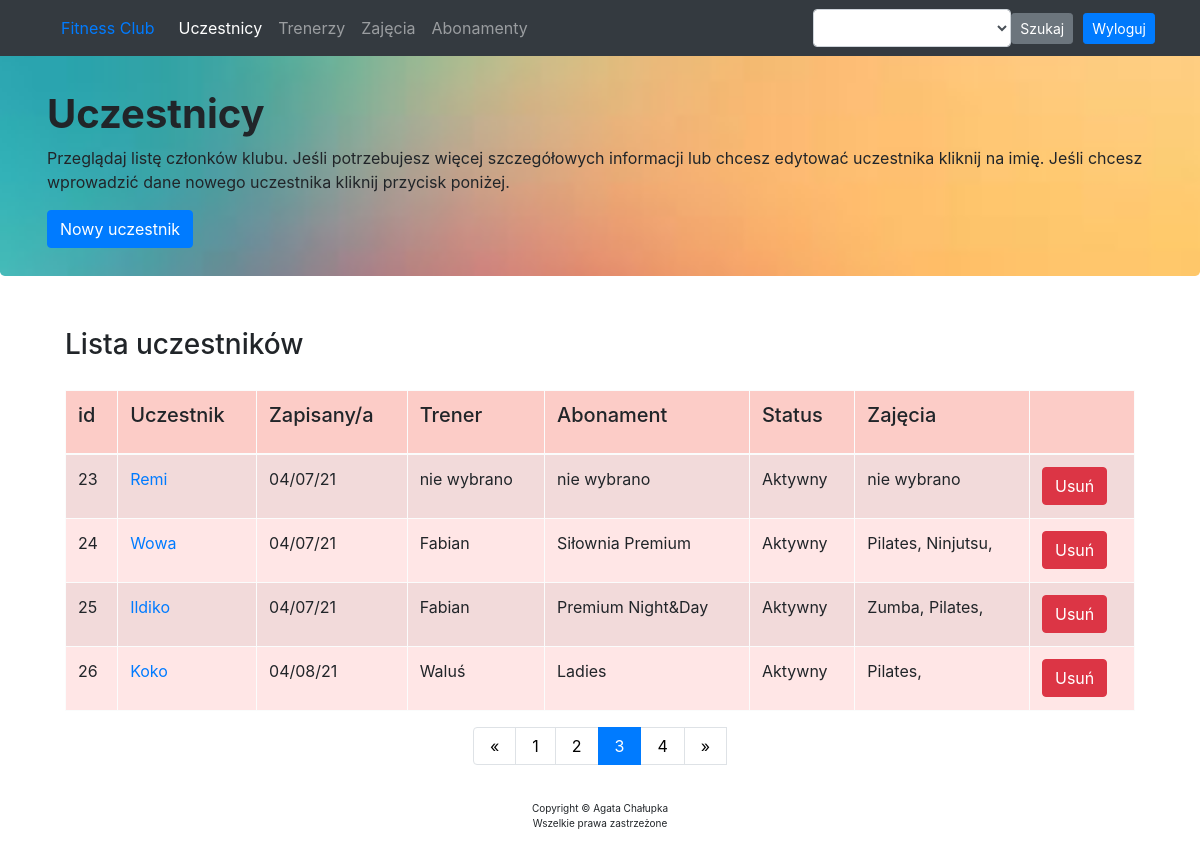
Page /users/2 (signed in) on the committed database.
### app/models.py (models this page shows, shortened)
class User(db.Model):
    __tablename__ = "user"
    id = db.Column(db.Integer, primary_key=True)
    name = db.Column(db.String(50))
    sign_up = db.Column(db.DateTime, index=True, default=datetime.utcnow)
    active = db.Column(db.Boolean, default=False)
    trainer_id = db.Column(db.Integer, db.ForeignKey('trainer.id'))
    subscription_id = db.Column(db.Integer, db.ForeignKey('subscription.id'))
    courses = db.relationship("Course", secondary=association_table, back_populates="users", lazy="subquery")

class Trainer(db.Model):
    id = db.Column(db.Integer, primary_key=True)
    name = db.Column(db.String(50))
    personal = db.Column(db.Boolean, default=False)
    trainees = db.relationship("User", backref="trainee", lazy="dynamic")
    classes = db.relationship("Course", secondary=association_table_2, back_populates="instructors", lazy="subquery")

class Subscription(db.Model):
    __tablename__ = "subscription"
    id = db.Column(db.Integer, primary_key=True)
    name = db.Column(db.String(40))
    users = db.relationship("User", backref="holder", lazy="dynamic")

class Course(db.Model):
    id = db.Column(db.Integer, primary_key=True)
    name = db.Column(db.String(50))
    instructors = db.relationship("Trainer", secondary=association_table_2, back_populates="classes", lazy="subquery")
    users = db.relationship("User", secondary=association_table, back_populates="courses", lazy="subquery")

### app/routes.py (the view, shortened to what this page needs)
@app.route('/users/<int:num>', methods=["GET", "POST"])
@login_required
def users_all(num):
    search_form = SearchForm()
    route = "/users/0"
    users = User.query.all()[num*4:num*4+4]
    users_num = math.ceil((len(User.query.all()))/4)
    new_id = max([user.id for user in User.query.all()]) + 1
    trainers = Trainer.query.all()
    subscriptions = Subscription.query.all()
    form = UserForm()
    error = None
    return render_template("members.html", num=num, users=users, trainers=trainers, subscriptions=subscriptions,
                           error=error, form=form, users_num=users_num, new_id=new_id, route=route, navs=navs, search_form=search_form)

### app/forms.py
class SearchForm(FlaskForm):
    name = SelectField("name")
    def __init__(self, *args, **kwargs):
        super(SearchForm, self).__init__(*args, **kwargs)
        self.name.choices = [('', '')] + sorted([(user.name, user.name) for user in User.query.all()] +\
                            [(trainer.name, trainer.name) for trainer in Trainer.query.all()] +\
                            [(course.name, course.name) for course in Course.query.all()] +\
                            [(sub.name, sub.name) for sub in Subscription.query.all()])

class UserForm(FlaskForm):
    name = StringField("name", validators=[DataRequired()])
    active = BooleanField("active", default=True)
    trainer = SelectField("Trainer")
    subscription = SelectField("Subscription")
    courses = SelectMultipleField("Course")
    def __init__(self, *args, **kwargs):
        super(UserForm, self).__init__(*args, **kwargs)
        self.trainer.choices = [''] + [trainer.name for trainer in Trainer.query.filter_by(personal=True).all()]
        self.subscription.choices = [''] + [subscription.name for subscription in Subscription.query.all()]
        self.courses.choices = [('', '')] + [(course.name, course.name) for course in Course.query.all()]

### app/routes.py (called while the page is built)
def login_required(view_func):
    @functools.wraps(view_func)
    def check_permissions(*args, **kwargs):
        if session.get('logged_in'):
            return view_func(*args, **kwargs)
        return redirect(url_for('login', next=request.path))
    return check_permissions

### app/templates/members.html
{% extends "index.html" %}
{% block content %}
<div class="jumbotron" style="background-image: url('/static/pics/gra_6.jpg'); background-size: cover; background-position: center;">
     <div class="container">
    <h1 style="font-weight: bold;">Uczestnicy</h1>
        <p>Przeglądaj listę członków klubu. Jeśli potrzebujesz więcej szczegółowych informacji lub chcesz
            edytować uczestnika kliknij na imię. Jeśli chcesz wprowadzić dane nowego uczestnika kliknij przycisk poniżej.</p>
        <a href="/add-edit-user/{{ new_id }}"><button class="btn btn-primary">Nowy uczestnik</button></a>
     </div>
</div>
<div class="container" style="background-color:">
    <div class="container" style="padding: 20px;">
        <h3 style="">Lista uczestników</h3>
    </div>
    <div class="table-section" style="padding-left: 20px; padding-right: 20px;">
       <table class="table table-striped table-hover table-bordered table-light" style="background-color: #ffe6e6">
           <thead>
            <tr style="background-color: #fcccc7">
                <td><h5>id</h5></td>
                <td><h5>Uczestnik</h5></td>
                <td><h5>Zapisany/a</h5></td>
                <td><h5>Trener</h5></td>
                <td><h5>Abonament</h5></td>
                <td><h5>Status</h5></td>
                <td><h5>Zajęcia</h5></td>
                <td></td>
            </tr>
           </thead>
           <tbody>
           {% for user in users %}
            <tr>
                <td>{{ user.id }}</td>
                <td><a href="/add-edit-user/{{ user.id }}">{{ user.name }}</a></td>
                <td>{{ user.sign_up.strftime("%x") }}</td>
                <td>{% if user.trainee %} {{ user.trainee.name }} {% else %} nie wybrano {% endif %}</td>
                <td>{% if user.holder %} {{ user.holder.name }} {% else %} nie wybrano {% endif %}</td>
                <td>{% if user.active==True %} Aktywny {% elif user.active==False %} Nieaktywny {% endif %}</td>
                <td>{% if user.courses %}{% for course in user.courses %}{{ course.name }}, {% endfor %} {% else %} nie wybrano {% endif %}</td>
                <td>
                    <form action="/delete-user/{{ user.id }}" method="POST">
                        <input type="submit" class="btn btn-danger" value="Usuń">
                    </form>
                </td>
            </tr>
           {% endfor %}
           </tbody>
       </table>
    </div>
</div>
<div class="container">
        <nav>
            <ul class="pagination justify-content-center">
                <li class="page-item">
                    {% if num==0 %}
                    <a href="/users/{{ num }}" aria-label="Previous" class="page-link">
                        {% else %}
                        <a href="/users/{{ num-1 }}" aria-label="Previous" class="page-link">
                            {% endif %}
                        <span aria-hidden="true">&laquo;</span>
                        </a>
                </li>
                {% for i in range(users_num) %}
                {% if i==num %}
                    <li class="page-item active"><a href="/users/{{ i }}" class="page-link">{{ i+1 }}</a></li>
                {% else %}
                    <li class="page-item"><a href="/users/{{ i }}" class="page-link">{{ i+1 }}</a></li>
                {% endif %}
                {% endfor %}
                <li>
                    {% if num!=users_num-1 %}
                    <a href="/users/{{ num+1 }}" aria-label="Next" class="page-link">
                        {% else %}
                        <a href="/users/{{ num }}" aria-label="Next" class="page-link">
                            {% endif %}
                        <span aria-hidden="true">&raquo;</span>
                    </a>
                </li>
            </ul>
        </nav>
</div>
{% endblock %}

### app/templates/index.html (style rules this page uses)
.table tr { height: 4rem; }
.jumbotron { height: 250px; margin-top: -30px; }
.jumbotron h1 { font-weight: bold; }
.pagination { justify-content: center; }
.pagination a { color: black; padding: 8px 16px; text-decoration: none; }

### rows in the picture
User: id "23", name "Remi", sign_up "04/07/21", shows "nie wybrano", active "Aktywny"
User: id "24", name "Wowa", sign_up "04/07/21", trainee.name "Fabian", holder.name "Siłownia Premium", active "Aktywny"
Course: name "Pilates"
Course: name "Ninjutsu"
User: id "25", name "Ildiko", sign_up "04/07/21", trainee.name "Fabian", holder.name "Premium Night&Day", active "Aktywny"
Course: name "Zumba"
User: id "26", name "Koko", sign_up "04/08/21", trainee.name "Waluś", holder.name "Ladies", active "Aktywny"

### other values in the picture
{{ nav[0] }} "Uczestnicy"
{{ nav[0] }} "Trenerzy" "Zajęcia" "Abonamenty"
{{ i+1 }} "1" "2" "4"
{{ i+1 }} "3"
